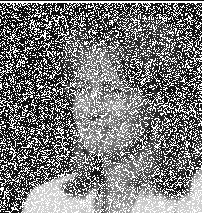
#> input picture Noisy_image.png, 204 x 213 px
$ python image_filtering.py
#> lines starting #> are read from the running program, lines starting #| are printed output that depends on the picture
import cv2
import numpy as np

#____________________________________________________________________#
# ### Convolution:
image = cv2.imread('Noisy_image.png', cv2.IMREAD_GRAYSCALE)
#> image is the input picture: shape (213, 204); min 12, max 255, mean 122.5
kernel = np.array([[1,1,1],[1,1,1],[1,1,1]])/9

padded_image = np.zeros([215,206])
padded_image[1:padded_image.shape[0]-1, 1:padded_image.shape[1]-1] = image

matrix_dummy = np.zeros([215,206])

for i in range(1, matrix_dummy.shape[0]-1):
    for j in range(1, matrix_dummy.shape[1]-1):
        row, column = 1, 1
        a = padded_image[i-1][j-1] * kernel[row+1][column+1]
        b = padded_image[i-1][j] * kernel[row+1][column]
        c = padded_image[i-1][j+1] * kernel[row+1][column-1]
        d = padded_image[i][j-1] *  kernel[row][column-1]
        e = padded_image[i][j] *  kernel[row][column]
        f = padded_image[i][j+1] *  kernel[row][column+1]
        g = padded_image[i+1][j-1] *  kernel[row+1][column-1]
        h = padded_image[i+1][j] *  kernel[row+1][column]
        n = padded_image[i+1][j+1] *  kernel[row+1][column+1]
        lst = sum(list([a,b,c,d,e,f,g,h,n]))
        matrix_dummy[i][j] = lst
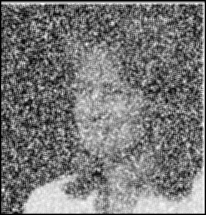
#> matrix_dummy: shape (215, 206) float64; min 0, max 255, mean 119.2; drawn with min black and max white

padded_image[1:padded_image.shape[0]-1, 1:padded_image.shape[1]-1] = image
image_convol = matrix_dummy[1:matrix_dummy.shape[0]-1, 1:matrix_dummy.shape[1]-1]
cv2.imwrite('convolved_image.png', image_convol)


# ### Averaging Filter:

image = cv2.imread('Noisy_image.png', cv2.IMREAD_GRAYSCALE)
kernel = np.array([[1,1,1],[1,1,1],[1,1,1]])/9

padded_image = np.zeros([215,206])
padded_image[1:padded_image.shape[0]-1, 1:padded_image.shape[1]-1] = image

matrix_dummy = np.zeros([215,206])

for i in range(1, matrix_dummy.shape[0]-1):
    for j in range(1, matrix_dummy.shape[1]-1):
        row, column = 1, 1
        a = padded_image[i-1][j-1] * kernel[row-1][column-1]
        b = padded_image[i-1][j] * kernel[row-1][column]
        c = padded_image[i-1][j+1] * kernel[row-1][column+1]
        d = padded_image[i][j-1] *  kernel[row][column-1]
        e = padded_image[i][j] *  kernel[row][column]
        f = padded_image[i][j+1] *  kernel[row][column+1]
        g = padded_image[i+1][j-1] *  kernel[row+1][column-1]
        h = padded_image[i+1][j] *  kernel[row+1][column]
        n = padded_image[i+1][j+1] *  kernel[row+1][column+1]
        lst = sum(list([a,b,c,d,e,f,g,h,n]))
        matrix_dummy[i][j] = lst

padded_image[1:padded_image.shape[0]-1, 1:padded_image.shape[1]-1] = image
image_convol = matrix_dummy[1:matrix_dummy.shape[0]-1, 1:matrix_dummy.shape[1]-1]
cv2.imwrite('average_image.png', image_convol)


# ### Gaussian Filter:

image = cv2.imread('Noisy_image.png', cv2.IMREAD_GRAYSCALE)
kernel = np.array([[1,2,1],[2,4,2],[1,2,1]])/16

padded_image = np.zeros([215,206])
padded_image[1:padded_image.shape[0]-1, 1:padded_image.shape[1]-1] = image

matrix_dummy = np.zeros([215,206])

for i in range(1, matrix_dummy.shape[0]-1):
    for j in range(1, matrix_dummy.shape[1]-1):
        row, column = 1, 1
        a = padded_image[i-1][j-1] * kernel[row-1][column-1]
        b = padded_image[i-1][j] * kernel[row-1][column]
        c = padded_image[i-1][j+1] * kernel[row-1][column+1]
        d = padded_image[i][j-1] *  kernel[row][column-1]
        e = padded_image[i][j] *  kernel[row][column]
        f = padded_image[i][j+1] *  kernel[row][column+1]
        g = padded_image[i+1][j-1] *  kernel[row+1][column-1]
        h = padded_image[i+1][j] *  kernel[row+1][column]
        n = padded_image[i+1][j+1] *  kernel[row+1][column+1]
        lst = sum(list([a,b,c,d,e,f,g,h,n]))
        matrix_dummy[i][j] = lst
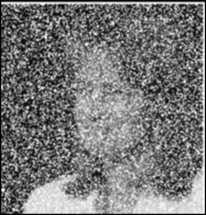
#> matrix_dummy: shape (215, 206) float64; min 0, max 255, mean 119.5

padded_image[1:padded_image.shape[0]-1, 1:padded_image.shape[1]-1] = image
image_convol = matrix_dummy[1:matrix_dummy.shape[0]-1, 1:matrix_dummy.shape[1]-1]
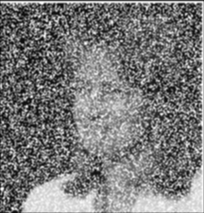
#> image_convol: shape (213, 204) float64; min 9, max 255, mean 121.8
cv2.imwrite('gaussian_image.png', image_convol)


# ### Median Filter:
image = cv2.imread('Noisy_image.png', cv2.IMREAD_GRAYSCALE)

padded_image = np.zeros([217,208])
padded_image[2:padded_image.shape[0]-2, 2:padded_image.shape[1]-2] = image
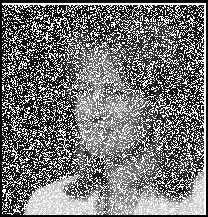
#> padded_image: shape (217, 208) float64; min 0, max 255, mean 117.9

matrix_dummy = np.zeros([217,208])

for i in range(2, matrix_dummy.shape[0]-2):
    for j in range(2, matrix_dummy.shape[1]-2):
        a1 = padded_image[i-2][j-2]
        a2 = padded_image[i-2][j-1]
        a3 = padded_image[i-2][j]
        a4 = padded_image[i-2][j+1]
        a5 = padded_image[i-2][j+2]
        a6 = padded_image[i-1][j-2]
        a7 = padded_image[i-1][j-1]
        a8 = padded_image[i-1][j]
        a9 = padded_image[i-1][j+1]
        a10 = padded_image[i-1][j+2]
        a11 = padded_image[i][j-2]
        a12 = padded_image[i][j-1]
        a13 = padded_image[i][j]
        a14 = padded_image[i][j+1]
        a15 = padded_image[i][j+2]
        a16 = padded_image[i+1][j-2]
        a17 = padded_image[i+1][j-1]
        a18 = padded_image[i+1][j]
        a19 = padded_image[i+1][j+1]
        a20 = padded_image[i+1][j+2]
        a21 = padded_image[i+2][j-2]
        a22 = padded_image[i+2][j-1]
        a23 = padded_image[i+2][j]
        a24 = padded_image[i+2][j+1]
        a25 = padded_image[i+2][j+2]

        lst = list([a1,a2,a3,a4,a5,a6,a7,a8,a9,a10,a11,a12,a13,a14,a15,a16,a17,a18,a19,a20,a21,a22,a23,a24,a25])
        strd_lst = sorted(lst)
        matrix_dummy[i][j] = strd_lst[12]
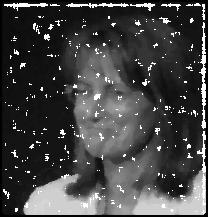
#> matrix_dummy: shape (217, 208) float64; min 0, max 255, mean 67.5

image_convol = matrix_dummy[2:matrix_dummy.shape[0]-2, 2:matrix_dummy.shape[1]-2]
cv2.imwrite('median_image.png', image_convol)

# ###  Contrast and Brightness Adjustment:

image = cv2.imread('Uexposed.png')
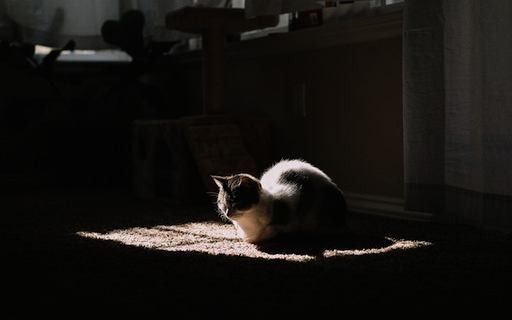
#> input picture Uexposed.png, 512 x 320 px
#> image is the input picture: shape (320, 512, 3); mean B, G, R 17.5, 19.9, 22.4
new_image = np.zeros(image.shape)

fact_contrast = 5
fact_brightness = 100

for i in range(image.shape[0]):
    for j in range(image.shape[1]):
        for k in range(image.shape[2]):
            new_image[i,j,k] = np.clip(fact_contrast*image[i,j,k] + fact_brightness, 0 ,255)
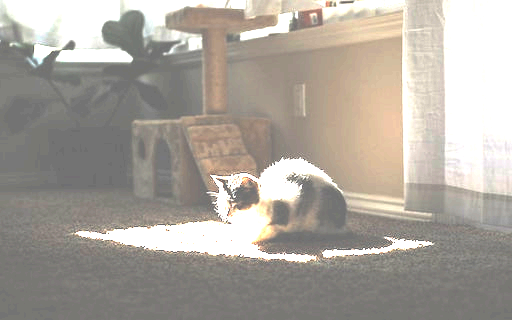
#> new_image: shape (320, 512, 3) float64; mean B, G, R 156.5, 164.7, 171

cv2.imwrite('adjusted_image.png', new_image)
